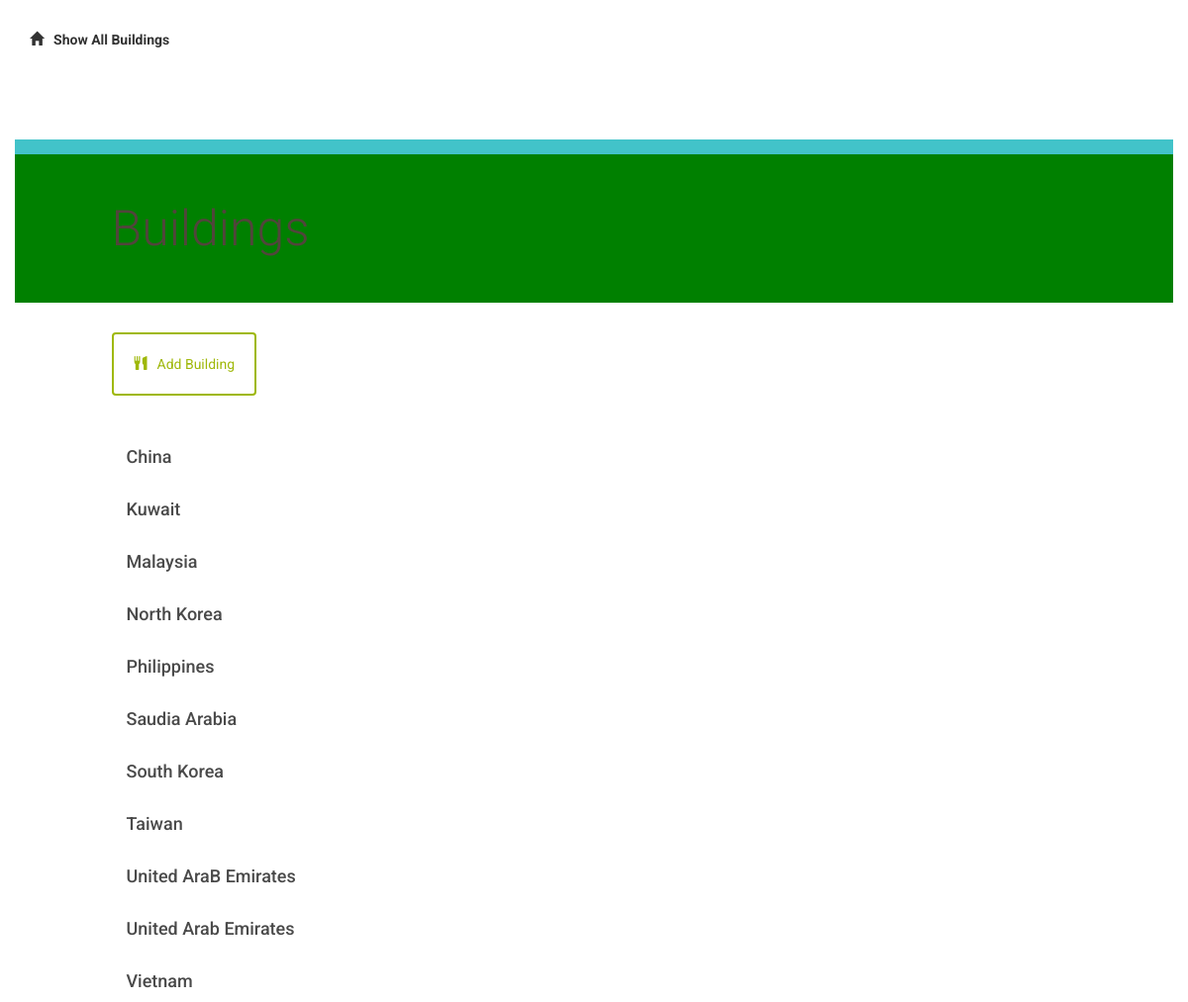
Page /buildingcatalog/Asia on the earlier database version.
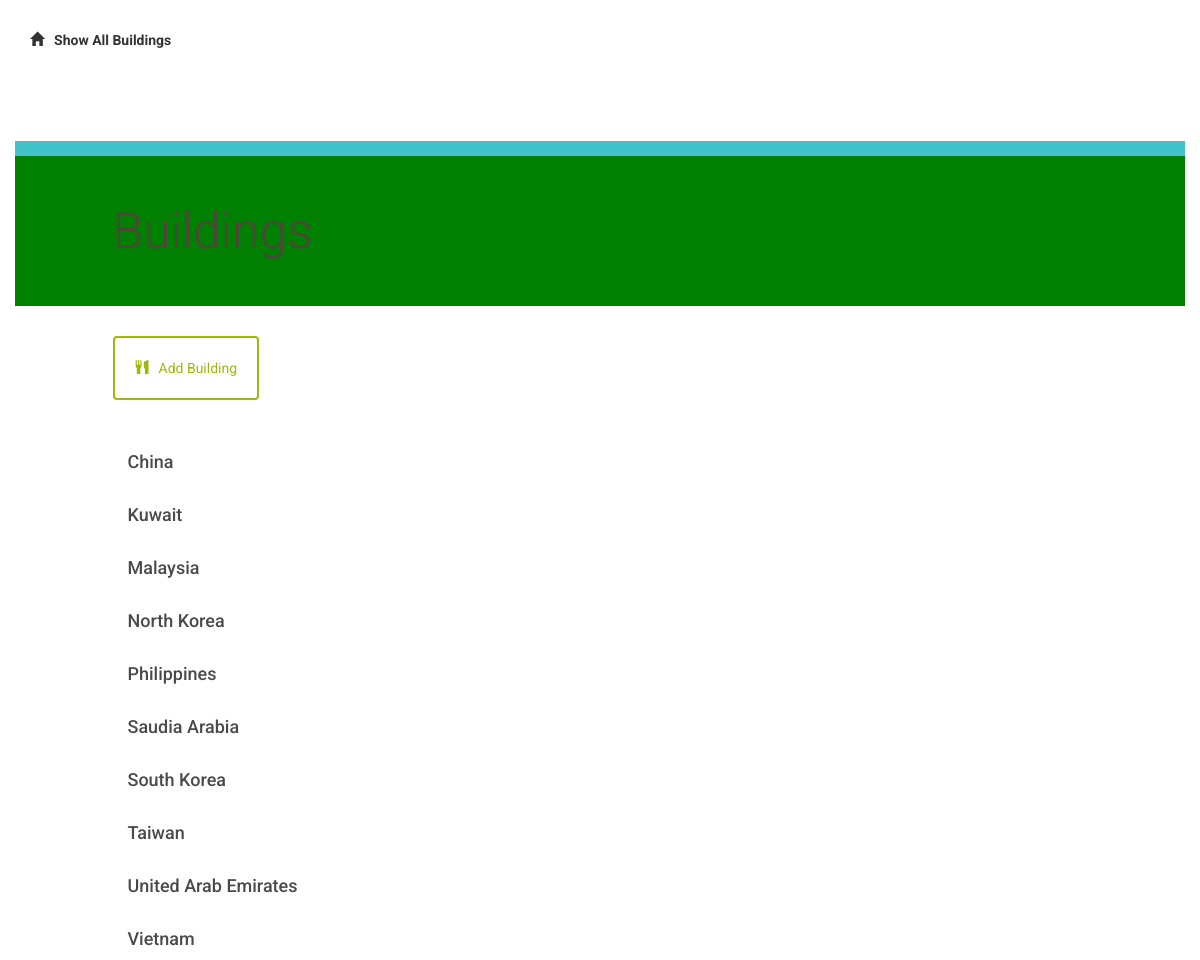
Same page on the later database version.
### database_setup.py (models this page shows, shortened)
class BuildingInfo(Base):
    __tablename__ = 'building_info'
    name = Column(String(80), nullable=False)
    id = Column(Integer, primary_key=True)
    description = Column(String(1000))
    year_completed = Column(String(8))
    architect = Column(String(250))
    continent = Column(String(50))
    country = Column(String(250))
    style = Column(String(250))
    height = Column(Integer)
    floors = Column(Integer)
    tallest_world = Column(Boolean, default=False)
    tallest_continent = Column(Boolean, default=False)
    tallest_country = Column(Boolean, default=False)
    building_id = Column(Integer, ForeignKey('building.id'))
    building = relationship(Building)
    user_id = Column(Integer, ForeignKey('user.id'))
    user = relationship(User)

### finalproject.py (the view)
@app.route('/buildingcatalog/<string:continent>')
def showCountry(continent):
    buildings = session.query(BuildingInfo).filter(BuildingInfo.continent==continent).group_by(BuildingInfo.country)
    return render_template('country.html', buildings=buildings)

### templates/country.html (shortened to what this page needs)
<!DOCTYPE html>
{% extends "main.html" %}
{% block content %}
{% include "header.html" %}
	<div class="row top-menu">
		<div class="col-md-10"></div>
		<div class="col-md-2 text-right">
					</div>
	</div>
	<div class="row divider blue">
		<div class="col-md-12"></div>
	</div>
	<div class="row banner main">
		<div class="col-md-1"></div>
		<div class="col-md-11 padding-none">
			<h1>Buildings</h1>
		</div>
	</div>
	<div class="row padding-top padding-bottom">
		<div class="col-md-1"></div>
		<div class="col-md-10 padding-none">
			<a href="{{url_for('newBuilding')}}">
				<button class="btn btn-default" id="new-building">
					<span class="glyphicon glyphicon-cutlery" aria-hidden="true"></span>Add Building
				</button>
			</a>
		</div>
		<div class="col-md-1"></div>
	</div>
	{% for building in buildings %}
		<a href = "{{url_for('showBuildings', continent = building.continent, country = building.country)}}">
			<div class="row">
				<div class="col-md-1"></div>
					<div class="col-md-10 building-list">
						<h3>{{ building.country }}</h3>
					</div>
				<div class="col-md-1"></div>
			</div>
		</a>
	{% endfor %}
{% endblock %}

Differences in the rows shown:
no longer on this page (row edited): BuildingInfo: country "United AraB Emirates"
